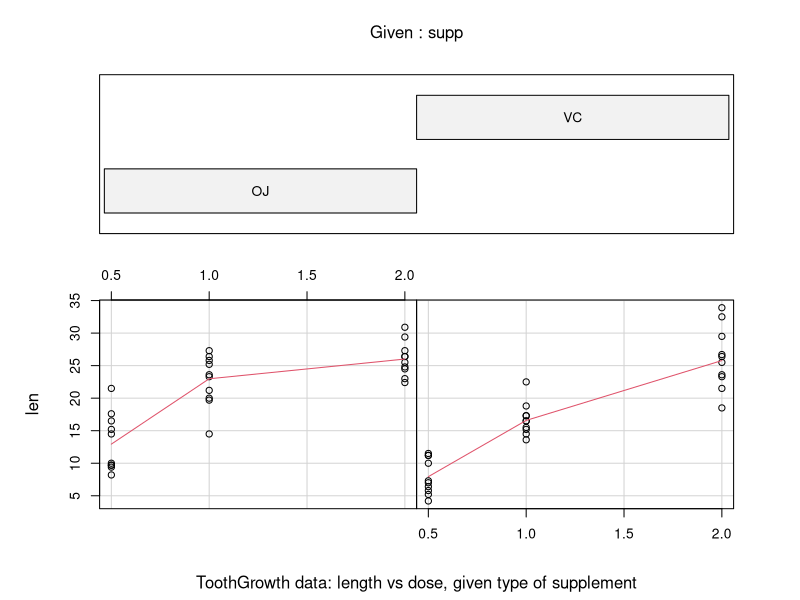
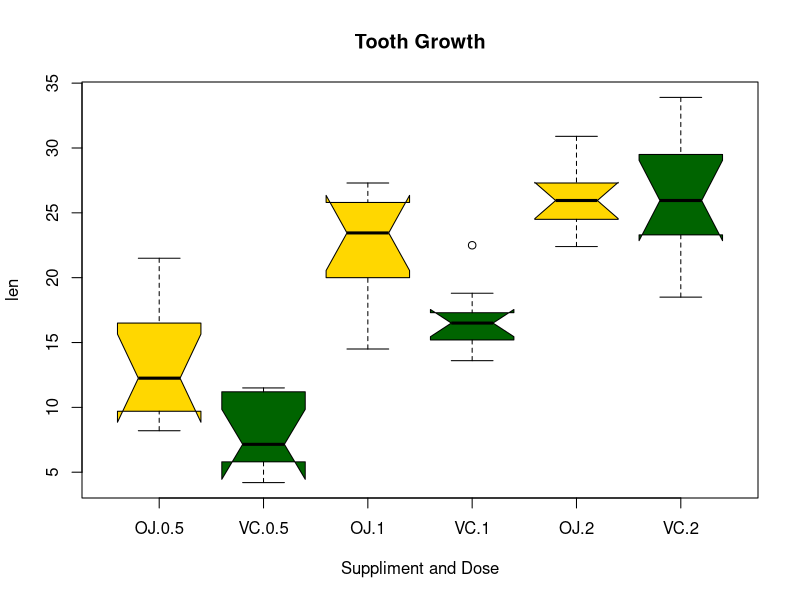
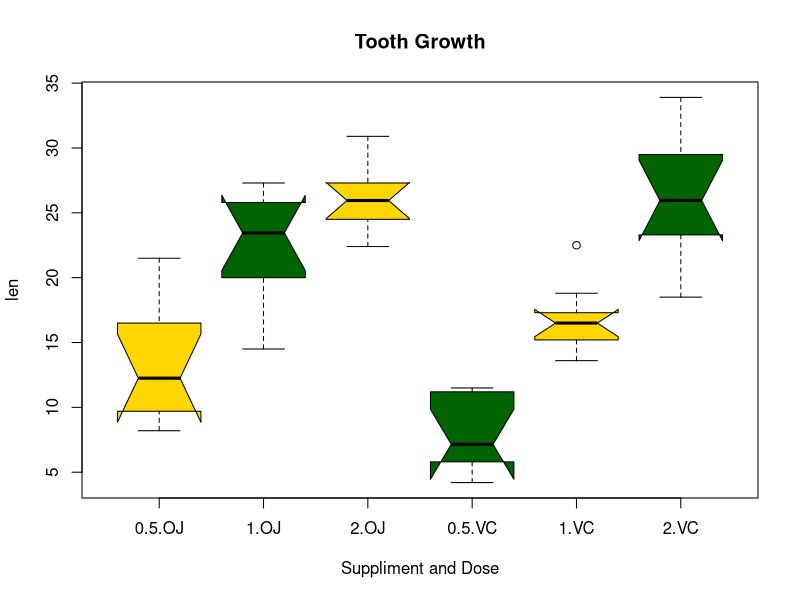

Generate these figures, in order, with R: (Note: this script raises an error after producing the figures.)
# libraries ------------------------------
library(data.table)
library(datasets)
library(ggplot2)

# functions ------------------------------
performAllTests = function(mydt)
{
  sups= unique(mydt$supp)
  dss= unique(mydt$dose)
  
  # all dose tests
  for (sup in sups) {
    for (ds in dss) {
      # setup the test data
      dss.rel= dss[dss != ds]
      dss.test= max(dss.rel)
      dss.ref= min(dss.rel)
      print(paste('Testing dose', dss.test, 'vs', dss.ref, 'keeping supplement fixed as', sup))
      
      test.dt= mydt[supp == sup & dose %in% dss.rel]
      test.dt[, dose:= as.factor(dose)]
      
      # run the test
      test.result = t.test(len ~ I(relevel(dose, 2)), paired= F, data= test.dt)
      printConclusions(test.result, dss.ref, dss.test, type= 'dose')   
    }
  }
  
  # all supplement tests
  for (ds in dss) {
    print(paste('Testing supplment OJ vs VC keeping dose fixed at', ds))
    test.result = t.test(len ~ supp, paired= F, data= mydt[dose == ds])
    printConclusions(test.result, 'VC', 'OJ', 'supplement')
  }
}

printConclusions = function (result, refLevel, testLevel, type, sigLevel= 0.05)
{
  if (result$p.value < sigLevel){
    print (paste('Evidence to reject H0 at', sigLevel, 'level of significance!'))
    if (result$statistic > 0 ){
      print(paste('Treatment of', type, testLevel, 'produces BETTER results than', type, refLevel))
    } else {
      print(paste('Treatment of', type, testLevel, 'produces WORSE results than', type, refLevel))
    }
  } else {
    print (paste('No clear evidence favoring H1 at', sigLevel, 'level of significance'))
  }
}

# MAIN -----------------------------------

mydt= data.table(ToothGrowth)

# lets look at the data
pdf('toothGrowth.pdf')

coplot(len ~ dose | supp, data = ToothGrowth, panel = panel.smooth,
       xlab = "ToothGrowth data: length vs dose, given type of supplement")

boxplot(len~supp*dose, data=ToothGrowth, notch=TRUE,
        col=(c("gold","darkgreen")),
        main="Tooth Growth", xlab="Suppliment and Dose") 

boxplot(len~dose*supp, data=ToothGrowth, notch=TRUE,
        col=(c("gold","darkgreen")),
        main="Tooth Growth", xlab="Suppliment and Dose") 

dev.off()

performAllTests(mydt)
